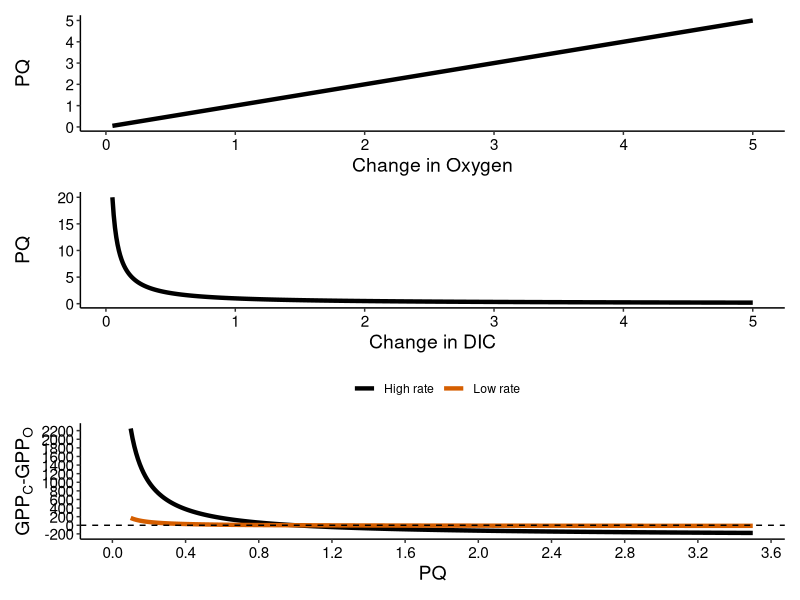
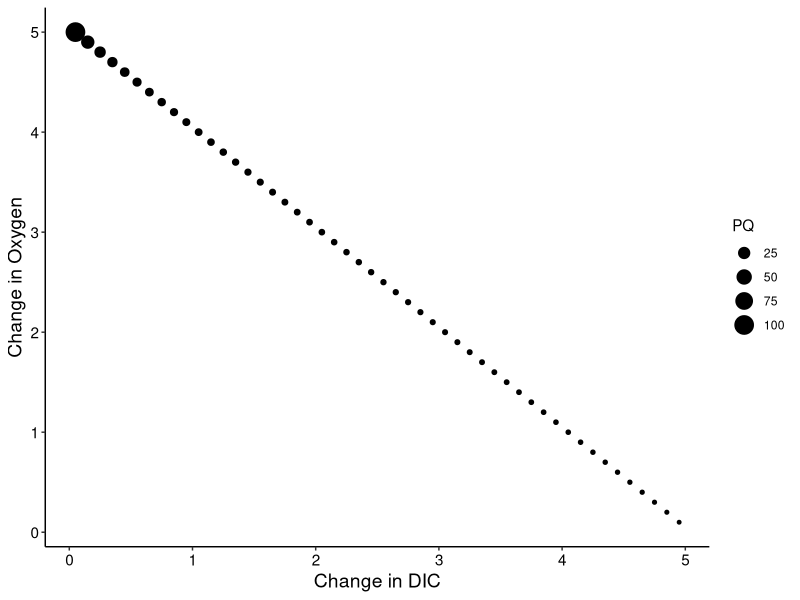

Write R code to recreate these figures, in order.
library(ggplot2)
library(chron) #this is how we used to do time.  Unwilling to change for this exercise
library(ggplot2)
library(patchwork)
library(reshape2); library(dplyr); library(tidyr)


PQ_n<-seq(from=0.05, to=5, by=.01)
PQ_d<-rep(1, times=length(PQ_n))
PQ<-(PQ_n/PQ_d)
#PQ<- seq(from=0.1, to=3.5, length.out=length(GPP.O.d))
#GPP.C<-GPP.O*mr/PQ
data<-data.frame(PQ,PQ_n )

p1<-ggplot(data=data,aes(x=PQ_n, y=PQ))+
  geom_line(size=1.5)+
  theme_classic()+theme(panel.grid.major = element_blank(), panel.grid.minor = element_blank())+
  theme(axis.title.x=element_text(size=14,color="black"))+
  theme(axis.title.y=element_text(size=14,color="black"))+
  theme(axis.text.y=element_text(size=11,color="black"))+
  theme(axis.text.x=element_text(size=11,color="black"))+
  xlab("Change in Oxygen")+
  ylab("PQ")
  #scale_y_continuous(limits=c(-250,800), breaks=seq(from=-250, to=800, by=150))+
  #scale_x_continuous(limits=c(0,3.5), breaks=seq(from=0, to=3.6, by=.4))+
  #geom_hline(yintercept=0,linetype="dashed")


PQ_d<-seq(from=0.05, to=5, by=.01)
PQ_n<-rep(1, times=length(PQ_d))
PQ<-(PQ_n/PQ_d)
#PQ<- seq(from=0.1, to=3.5, length.out=length(GPP.O.d))
#GPP.C<-GPP.O*mr/PQ
#GPP.C<-GPP.O*mr/PQ
data<-data.frame(PQ,PQ_d )

p2<-ggplot(data=data,aes(x=PQ_d, y=PQ))+
  geom_line(size=1.5)+
  theme_classic()+theme(panel.grid.major = element_blank(), panel.grid.minor = element_blank())+
  theme(axis.title.x=element_text(size=14,color="black"))+
  theme(axis.title.y=element_text(size=14,color="black"))+
  theme(axis.text.y=element_text(size=11,color="black"))+
  theme(axis.text.x=element_text(size=11,color="black"))+
  xlab("Change in DIC")+
  ylab("PQ")
#scale_y_continuous(limits=c(-250,800), breaks=seq(from=-250, to=800, by=150))+
#scale_x_continuous(limits=c(0,3.5), breaks=seq(from=0, to=3.6, by=.4))+
#geom_hline(yintercept=0,linetype="dashed")

mr<-14/32
PQ<- seq(from=0.1, to=3.5, by=0.01)
GPP.O<-rep(250, times=length(PQ))
GPP.O.2<-rep(19, times=length(PQ))
GPP.C<-GPP.O/PQ
GPP.C.2<-GPP.O.2/PQ
data<-data.frame(PQ, GPP.C, GPP.O, GPP.C.2 )

p3<-ggplot(data=data,aes(x=PQ, y=(GPP.C-GPP.O), color="High rate"))+
  geom_line(size=1.5)+
  geom_line(aes(x=PQ, y=GPP.C.2-GPP.O.2, color="Low rate"),size=1.5)+
  theme_classic()+theme(panel.grid.major = element_blank(), panel.grid.minor = element_blank())+
  theme(axis.title.x=element_text(size=14,color="black"))+
  theme(axis.title.y=element_text(size=14,color="black"))+
  theme(axis.text.y=element_text(size=11,color="black"))+
  theme(axis.text.x=element_text(size=11,color="black"))+
  xlab("PQ")+
  ylab(expression(paste(,GPP[C],"-",GPP[O],)))+
  scale_y_continuous(limits=c(-200,2250), breaks=seq(from=-200, to=2250, by=200))+
  scale_x_continuous(limits=c(0,3.5), breaks=seq(from=0, to=3.6, by=.4))+
  geom_hline(yintercept=0,linetype="dashed")+
  scale_color_manual(values=c("High rate"="#000000","Low rate"="#D55E00"))+
  guides(color=guide_legend(title=element_blank()))+
  theme(legend.position='top')



p1/p2/p3



PQ_n<-seq(from=5, to=0.05, by=-.1)
PQ_d<-seq(from=0.05, to=5, by=.1)
PQ<-PQ_n/PQ_d

data<-data.frame(PQ_d,PQ_n, PQ )
#p4<-
ggplot(data=data,aes(x=PQ_d, y=PQ_n))+
  geom_point(aes(size=PQ))+
  theme_classic()+theme(panel.grid.major = element_blank(), panel.grid.minor = element_blank())+
  theme(axis.title.x=element_text(size=14,color="black"))+
  theme(axis.title.y=element_text(size=14,color="black"))+
  theme(axis.text.y=element_text(size=11,color="black"))+
  theme(axis.text.x=element_text(size=11,color="black"))+
  xlab("Change in DIC")+
  ylab("Change in Oxygen")
